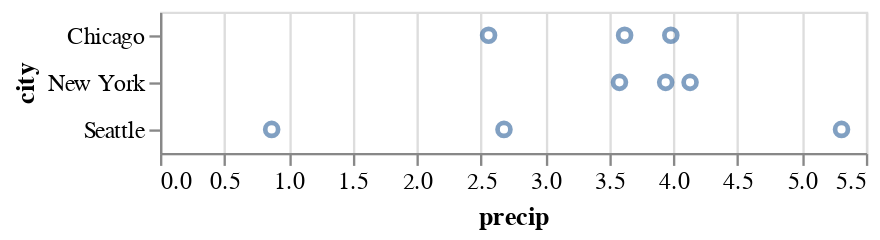

Notebook source saved alongside this figure:
### Markdown cell above
O método `encode` constrói um mapeando valor-chave entre os canais de codificação(como o `x`,`y`, `color`, `shape`, `size`, etc.) no campos do conjunto de dados, acessado pelo campo `name`. Para as tabelas de dados do Pandas, o Altair indica automaticamente um tipo de apropriado dado para a coluna mapeada, que, nesse caso, é o tipo *nominal*, indicando valores categóricos e não ordenados.

Embora tenhamos agora separado os dados por um atributo, nós ainda temos multiplos pontos sobrepostos dentro de cada categoria. Vamos separar ainda mais esse pontos adicionando uma codificação no canal `x`. Mapeado para o campo `'precip'`:

### Code cell
alt.Chart(df).mark_point().encode(
    x='precip',
    y='city'
)

### Figure 1 — Vega-Lite specification as saved in the notebook (floating-point values rounded to 4 significant figures)
{"config": {"view": {"continuousWidth": 300, "continuousHeight": 300}}, "data": {"name": "data-8e72c2f67818e64f2c6d729f1a903405"}, "mark": {"type": "point"}, "encoding": {"x": {"field": "precip", "type": "quantitative"}, "y": {"field": "city", "type": "nominal"}}, "$schema": "https://vega.github.io/schema/vega-lite/v5.20.1.json", "datasets": {"data-8e72c2f67818e64f2c6d729f1a903405": [{"city": "Seattle", "month": "Apr", "precip": 2.68}, {"city": "Seattle", "month": "Aug", "precip": 0.87}, {"city": "Seattle", "month": "Dec", "precip": 5.31}, {"city": "New York", "month": "Apr", "precip": 3.94}, {"city": "New York", "month": "Aug", "precip": 4.13}, {"city": "New York", "month": "Dec", "precip": 3.58}, {"city": "Chicago", "month": "Apr", "precip": 3.62}, {"city": "Chicago", "month": "Aug", "precip": 3.98}, {"city": "Chicago", "month": "Dec", "precip": 2.56}]}}
